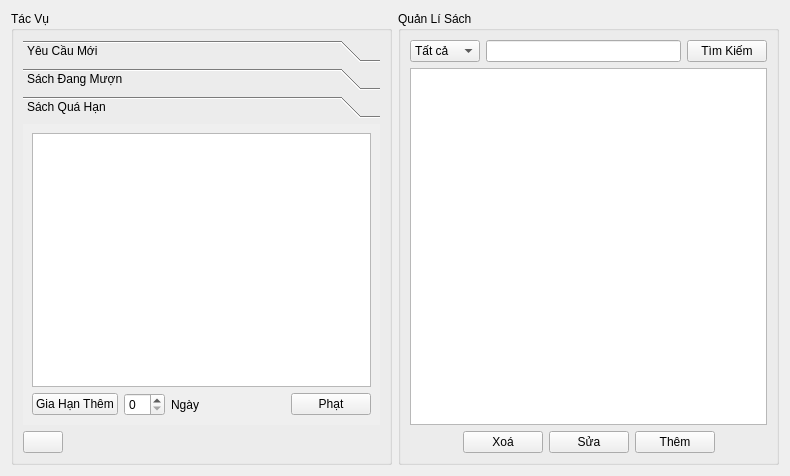
<?xml version="1.0" encoding="UTF-8"?>
<ui version="4.0">
 <class>librarian</class>
 <widget class="QWidget" name="librarian">
  <property name="geometry">
   <rect>
    <x>0</x>
    <y>0</y>
    <width>790</width>
    <height>476</height>
   </rect>
  </property>
  <property name="windowTitle">
   <string>Form</string>
  </property>
  <property name="autoFillBackground">
   <bool>true</bool>
  </property>
  <layout class="QHBoxLayout" name="horizontalLayout_7">
   <item>
    <widget class="QGroupBox" name="groupBox_2">
     <property name="title">
      <string>Tác Vụ</string>
     </property>
     <layout class="QVBoxLayout" name="verticalLayout_3">
      <item>
       <widget class="QToolBox" name="toolBox">
        <property name="currentIndex">
         <number>2</number>
        </property>
        <widget class="QWidget" name="page">
         <property name="geometry">
          <rect>
           <x>0</x>
           <y>0</y>
           <width>363</width>
           <height>308</height>
          </rect>
         </property>
         <attribute name="label">
          <string>Yêu Cầu Mới</string>
         </attribute>
         <layout class="QVBoxLayout" name="verticalLayout_5">
          <item>
           <widget class="QTableView" name="tableView_2">
            <property name="editTriggers">
             <set>QAbstractItemView::AnyKeyPressed|QAbstractItemView::EditKeyPressed</set>
            </property>
           </widget>
          </item>
          <item>
           <layout class="QHBoxLayout" name="horizontalLayout_6">
            <item>
             <spacer name="horizontalSpacer_4">
              <property name="orientation">
               <enum>Qt::Horizontal</enum>
              </property>
              <property name="sizeHint" stdset="0">
               <size>
                <width>40</width>
                <height>20</height>
               </size>
              </property>
             </spacer>
            </item>
            <item>
             <widget class="QPushButton" name="pushButton_9">
              <property name="toolTip">
               <string>Chọn một đối tượng trước </string>
              </property>
              <property name="text">
               <string>Cho Mượn</string>
              </property>
             </widget>
            </item>
            <item>
             <widget class="QPushButton" name="pushButton_12">
              <property name="statusTip">
               <string>Chọn trước một đối tượng</string>
              </property>
              <property name="text">
               <string>Huỷ yêu cầu</string>
              </property>
             </widget>
            </item>
           </layout>
          </item>
         </layout>
        </widget>
        <widget class="QWidget" name="page_2">
         <property name="geometry">
          <rect>
           <x>0</x>
           <y>0</y>
           <width>363</width>
           <height>308</height>
          </rect>
         </property>
         <attribute name="label">
          <string>Sách Đang Mượn</string>
         </attribute>
         <layout class="QVBoxLayout" name="verticalLayout_2">
          <item>
           <widget class="QTableView" name="tableView_3">
            <property name="editTriggers">
             <set>QAbstractItemView::AnyKeyPressed|QAbstractItemView::EditKeyPressed</set>
            </property>
           </widget>
          </item>
          <item>
           <layout class="QHBoxLayout" name="horizontalLayout_3">
            <item>
             <spacer name="horizontalSpacer">
              <property name="orientation">
               <enum>Qt::Horizontal</enum>
              </property>
              <property name="sizeHint" stdset="0">
               <size>
                <width>40</width>
                <height>20</height>
               </size>
              </property>
             </spacer>
            </item>
            <item>
             <widget class="QPushButton" name="pushButton_2">
              <property name="text">
               <string>Xác Nhận Trả</string>
              </property>
             </widget>
            </item>
           </layout>
          </item>
         </layout>
        </widget>
        <widget class="QWidget" name="page_3">
         <property name="geometry">
          <rect>
           <x>0</x>
           <y>0</y>
           <width>363</width>
           <height>308</height>
          </rect>
         </property>
         <attribute name="label">
          <string>Sách Quá Hạn</string>
         </attribute>
         <layout class="QVBoxLayout" name="verticalLayout_4">
          <item>
           <widget class="QTableView" name="tableView_4">
            <property name="editTriggers">
             <set>QAbstractItemView::AnyKeyPressed|QAbstractItemView::EditKeyPressed</set>
            </property>
           </widget>
          </item>
          <item>
           <layout class="QHBoxLayout" name="horizontalLayout_5">
            <item>
             <widget class="QPushButton" name="pushButton_11">
              <property name="text">
               <string>Gia Hạn Thêm</string>
              </property>
             </widget>
            </item>
            <item>
             <widget class="QSpinBox" name="spinBox"/>
            </item>
            <item>
             <widget class="QLabel" name="label">
              <property name="text">
               <string>Ngày</string>
              </property>
             </widget>
            </item>
            <item>
             <spacer name="horizontalSpacer_5">
              <property name="orientation">
               <enum>Qt::Horizontal</enum>
              </property>
              <property name="sizeHint" stdset="0">
               <size>
                <width>40</width>
                <height>20</height>
               </size>
              </property>
             </spacer>
            </item>
            <item>
             <widget class="QPushButton" name="pushButton_10">
              <property name="text">
               <string>Phạt</string>
              </property>
             </widget>
            </item>
           </layout>
          </item>
         </layout>
        </widget>
       </widget>
      </item>
      <item>
       <layout class="QHBoxLayout" name="horizontalLayout_4">
        <item>
         <widget class="QPushButton" name="pushButton_13">
          <property name="text">
           <string/>
          </property>
          <property name="icon">
           <iconset resource="src.qrc">
            <normaloff>:/images/update.png</normaloff>:/images/update.png</iconset>
          </property>
          <property name="iconSize">
           <size>
            <width>20</width>
            <height>20</height>
           </size>
          </property>
         </widget>
        </item>
        <item>
         <spacer name="horizontalSpacer_6">
          <property name="orientation">
           <enum>Qt::Horizontal</enum>
          </property>
          <property name="sizeHint" stdset="0">
           <size>
            <width>40</width>
            <height>20</height>
           </size>
          </property>
         </spacer>
        </item>
       </layout>
      </item>
     </layout>
    </widget>
   </item>
   <item>
    <widget class="QGroupBox" name="groupBox">
     <property name="title">
      <string>Quản Lí Sách</string>
     </property>
     <layout class="QVBoxLayout" name="verticalLayout">
      <item>
       <layout class="QHBoxLayout" name="horizontalLayout">
        <item>
         <widget class="QComboBox" name="comboBox_2">
          <item>
           <property name="text">
            <string>Tất cả</string>
           </property>
          </item>
          <item>
           <property name="text">
            <string>ISBN</string>
           </property>
          </item>
          <item>
           <property name="text">
            <string>Tựa đề</string>
           </property>
          </item>
          <item>
           <property name="text">
            <string>Tác giả</string>
           </property>
          </item>
          <item>
           <property name="text">
            <string>NXB</string>
           </property>
          </item>
          <item>
           <property name="text">
            <string>Năm</string>
           </property>
          </item>
         </widget>
        </item>
        <item>
         <widget class="QLineEdit" name="lineEdit"/>
        </item>
        <item>
         <widget class="QPushButton" name="pushButton_5">
          <property name="text">
           <string>Tìm Kiếm</string>
          </property>
         </widget>
        </item>
       </layout>
      </item>
      <item>
       <widget class="QTableView" name="tableView">
        <property name="editTriggers">
         <set>QAbstractItemView::EditKeyPressed</set>
        </property>
        <property name="selectionMode">
         <enum>QAbstractItemView::SingleSelection</enum>
        </property>
        <property name="selectionBehavior">
         <enum>QAbstractItemView::SelectRows</enum>
        </property>
        <property name="showGrid">
         <bool>true</bool>
        </property>
        <property name="gridStyle">
         <enum>Qt::SolidLine</enum>
        </property>
        <property name="cornerButtonEnabled">
         <bool>false</bool>
        </property>
       </widget>
      </item>
      <item>
       <layout class="QHBoxLayout" name="horizontalLayout_2" stretch="0,1,1,1,0">
        <item>
         <spacer name="horizontalSpacer_2">
          <property name="orientation">
           <enum>Qt::Horizontal</enum>
          </property>
          <property name="sizeHint" stdset="0">
           <size>
            <width>40</width>
            <height>20</height>
           </size>
          </property>
         </spacer>
        </item>
        <item>
         <widget class="QPushButton" name="pushButton_8">
          <property name="sizePolicy">
           <sizepolicy hsizetype="Fixed" vsizetype="Fixed">
            <horstretch>0</horstretch>
            <verstretch>0</verstretch>
           </sizepolicy>
          </property>
          <property name="toolTip">
           <string>Xoá Sách</string>
          </property>
          <property name="statusTip">
           <string>Chọn một dòng cần xoá trước.</string>
          </property>
          <property name="text">
           <string>Xoá</string>
          </property>
          <property name="icon">
           <iconset resource="src.qrc">
            <normaloff>:/images/Button-Close-icon.png</normaloff>:/images/Button-Close-icon.png</iconset>
          </property>
          <property name="iconSize">
           <size>
            <width>20</width>
            <height>20</height>
           </size>
          </property>
          <property name="shortcut">
           <string>Return</string>
          </property>
         </widget>
        </item>
        <item>
         <widget class="QPushButton" name="pushButton_7">
          <property name="sizePolicy">
           <sizepolicy hsizetype="Fixed" vsizetype="Preferred">
            <horstretch>0</horstretch>
            <verstretch>0</verstretch>
           </sizepolicy>
          </property>
          <property name="toolTip">
           <string>Chỉnh sửa sách</string>
          </property>
          <property name="statusTip">
           <string>Chọn một dòng cần sửa đổi trước</string>
          </property>
          <property name="text">
           <string>Sửa</string>
          </property>
          <property name="icon">
           <iconset resource="src.qrc">
            <normaloff>:/images/Pencil-icon.png</normaloff>:/images/Pencil-icon.png</iconset>
          </property>
          <property name="iconSize">
           <size>
            <width>20</width>
            <height>20</height>
           </size>
          </property>
         </widget>
        </item>
        <item>
         <widget class="QPushButton" name="pushButton_6">
          <property name="sizePolicy">
           <sizepolicy hsizetype="Fixed" vsizetype="Fixed">
            <horstretch>0</horstretch>
            <verstretch>0</verstretch>
           </sizepolicy>
          </property>
          <property name="toolTip">
           <string>Thêm sách</string>
          </property>
          <property name="text">
           <string>Thêm</string>
          </property>
          <property name="icon">
           <iconset resource="src.qrc">
            <normaloff>:/images/update3.ico</normaloff>:/images/update3.ico</iconset>
          </property>
          <property name="iconSize">
           <size>
            <width>20</width>
            <height>20</height>
           </size>
          </property>
         </widget>
        </item>
        <item>
         <spacer name="horizontalSpacer_3">
          <property name="orientation">
           <enum>Qt::Horizontal</enum>
          </property>
          <property name="sizeHint" stdset="0">
           <size>
            <width>40</width>
            <height>20</height>
           </size>
          </property>
         </spacer>
        </item>
       </layout>
      </item>
     </layout>
    </widget>
   </item>
  </layout>
  <zorder>horizontalSpacer_6</zorder>
 </widget>
 <resources>
  <include location="src.qrc"/>
 </resources>
 <connections/>
</ui>
